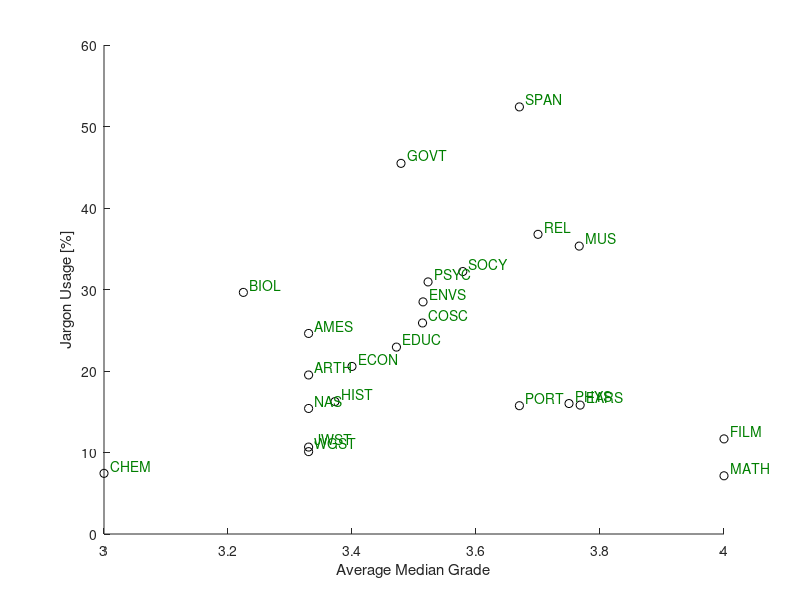

Write the MATLAB code that produced this figure.
load('gradeDist');
load('deptJargonUsage');

deptGradeVals = cell2mat(deptGradeDist(2:end,2));
deptJargonUsageVals = cell2mat(deptJargonUsage(2:end,2));
deptNames =[deptGradeDist{2:end,1}]';

scatter(deptGradeVals,deptJargonUsageVals,'k');
xlabel('Average Median Grade');
ylabel('Jargon Usage [%]');

%label points with deptartment name
for i=1:length(deptNames)
    x = deptGradeVals(i);
    y = deptJargonUsageVals(i);
    dx = 0.01; 
    dy = 1; % displacement so the text does not overlay the data points
    text(x+dx, y+dy, deptNames(i),'color',[0,0.5,0]);
end